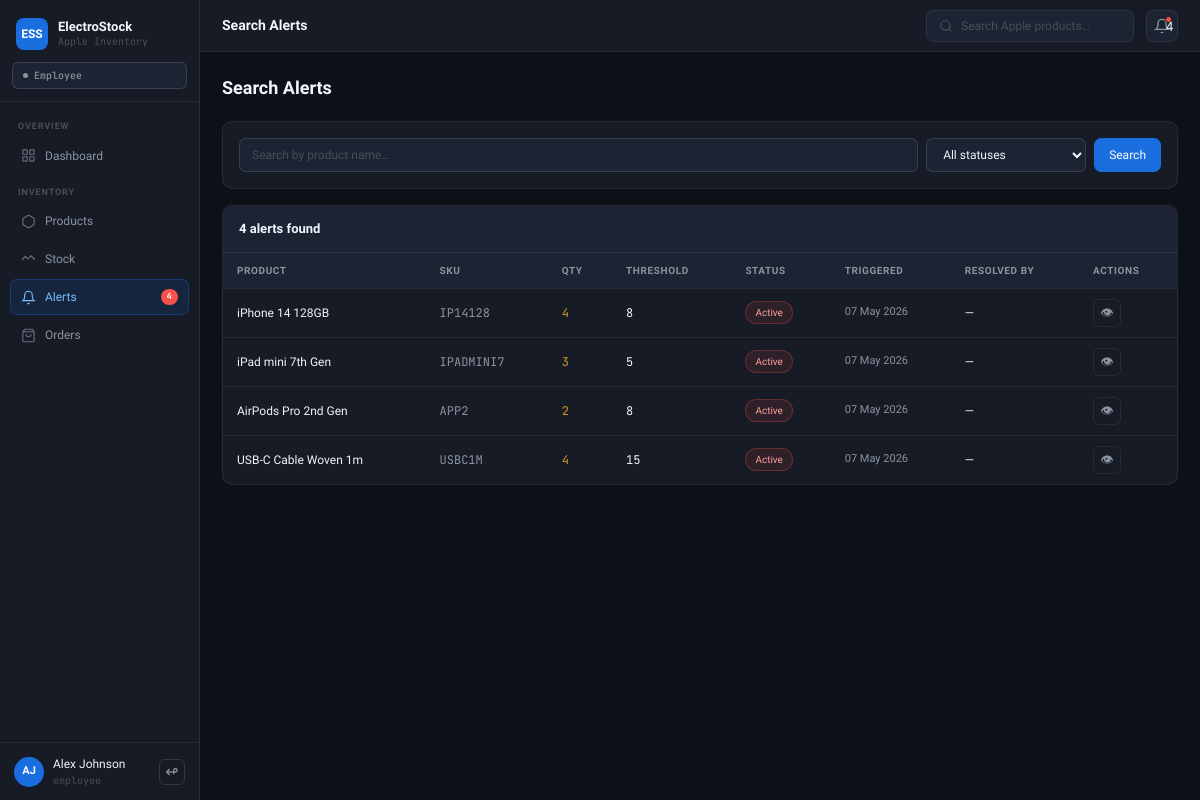
Screenshot of /monitoring/search.php (signed in) with the database file from the repository.
### tables this page shows
CREATE TABLE monitoring (
  id           INT AUTO_INCREMENT PRIMARY KEY,
  product_id   INT  NOT NULL UNIQUE,
  threshold    INT  NOT NULL DEFAULT 5,
  alert_status ENUM('active','resolved') NOT NULL DEFAULT 'active',
  alerted_at   TIMESTAMP DEFAULT CURRENT_TIMESTAMP,
  resolved_at  TIMESTAMP NULL,
  resolved_by  INT,
  FOREIGN KEY (product_id)  REFERENCES products(id) ON DELETE CASCADE,
  FOREIGN KEY (resolved_by) REFERENCES users(id)    ON DELETE SET NULL
);

CREATE TABLE products (
  id          INT AUTO_INCREMENT PRIMARY KEY,
  name        VARCHAR(150) NOT NULL UNIQUE,
  sku         VARCHAR(40)  NOT NULL UNIQUE,
  category    ENUM('iPhone','Mac','iPad','Watch','Accessory') NOT NULL,
  description TEXT,
  price       DECIMAL(10,2) NOT NULL,
  quantity    INT           NOT NULL DEFAULT 0,
  min_qty     INT           NOT NULL DEFAULT 5,
  supplier    VARCHAR(100)  DEFAULT 'Apple Inc.',
  is_active   TINYINT(1)   NOT NULL DEFAULT 1,
  added_by    INT,
  created_at  TIMESTAMP    DEFAULT CURRENT_TIMESTAMP,
  updated_at  TIMESTAMP    DEFAULT CURRENT_TIMESTAMP ON UPDATE CURRENT_TIMESTAMP,
  FOREIGN KEY (added_by) REFERENCES users(id) ON DELETE SET NULL
);

### auth/session.php (called while the page is built, shortened)
<?php
function h($s) { return htmlspecialchars((string)$s, ENT_QUOTES, 'UTF-8'); }

### monitoring/search.php (the view, shortened to what this page needs)
<?php
require_once "../includes/header.php";
$q      = trim($_GET["q"]      ?? "");
$where = ["1=1"]; $params = []; $types = "";
$sql = "SELECT m.*,p.name pname,p.quantity,p.sku,
               u.full_name rby
        FROM monitoring m
        JOIN products p ON p.id=m.product_id
        LEFT JOIN users u ON u.id=m.resolved_by
        WHERE ".implode(" AND ",$where)."
        ORDER BY m.alerted_at DESC";
if ($params) {
    $stmt = mysqli_prepare($conn,$sql);
    mysqli_stmt_bind_param($stmt,$types,...$params);
    mysqli_stmt_execute($stmt);
    $res = mysqli_stmt_get_result($stmt);
} else {
    $res = mysqli_query($conn,$sql);
}
$n = mysqli_num_rows($res);
?>
<div class="page-hdr"><h1>Search Alerts</h1></div>
<div class="card" style="margin-bottom:16px">
  <div class="card-body">
  <form method="GET" style="display:flex;gap:8px;flex-wrap:wrap">
    <input type="text" name="q" class="fc" placeholder="Search by product name…" value="<?= h($q) ?>" style="flex:1;min-width:180px">
    <select name="status" class="fc" style="width:160px">
      <option value="">All statuses</option>
    </select>
    <button class="btn btn-primary">Search</button>
  </form>
  </div>
</div>
<div class="card">
  <div class="card-hdr"><span class="card-title"><?= $n ?> alert<?= $n!==1?"s":"" ?> found</span></div>
  <table class="tbl">
    <thead><tr><th>Product</th><th>SKU</th><th>Qty</th><th>Threshold</th><th>Status</th><th>Triggered</th><th>Resolved by</th><th>Actions</th></tr></thead>
    <tbody>
    <?php $e=true; while($al=mysqli_fetch_assoc($res)): $e=false; ?>
    <tr>
      <td class="fw"><?= h($al["pname"]) ?></td>
      <td class="mono muted"><?= h($al["sku"]) ?></td>
      <td class="mono <?= $al["quantity"]==0?"c-red":"c-amber" ?>"><?= $al["quantity"] ?></td>
      <td class="mono"><?= $al["threshold"] ?></td>
      <td><span class="badge <?= $al["alert_status"]==="active"?"b-red":"b-green" ?>"><?= ucfirst($al["alert_status"]) ?></span></td>
      <td class="muted" style="font-size:11px"><?= date("d M Y",strtotime($al["alerted_at"])) ?></td>
      <td><?= h($al["rby"] ?? "—") ?></td>
      <td><div style="display:flex;gap:5px">
        <a href="view.php?id=<?= $al["id"] ?>" class="icon-btn" title="View">&#128065;</a>
      </div></td>
    </tr>
    <?php endwhile; if($e): ?>
    <tr><td colspan="8" style="text-align:center;padding:30px;color:var(--t3)">No alerts found.</td></tr>
    <?php endif; ?>
    </tbody>
  </table>
</div>
<?php require_once "../includes/footer.php"; ?>

### assets/style.css (style rules this page uses)
:root { --bg:#0D1117;--bg2:#161B26;--bg3:#1C2333;--bg4:#232B3E; --b:rgba(255,255,255,.07);--b2:rgba(255,255,255,.13); --t1:#F0F6FC;--t2:#8B949E;--t3:#484F58; --blue:#1A6EE0;--bbg:rgba(26,110,224,.13);--bbd:rgba(26,110,224,.3); --green:#3FB950;--gbg:rgba(63,185,80,.1);--gbd:rgba(63,185,80,.28); --amber:#D29922;--abg:rgba(210,153,34,.1);--abd:rgba(210,153,34,.28); --red:#F85149;--rbg:rgba(248,81,73,.1);--rbd:rgba(248,81,73,.28); --sb:200px;--tb:52px;--r:10px;--rs:7px;--rl:14px; --font:'Sora',sans-serif;--mono:'JetBrains Mono',monospace; }
* { box-sizing:border-box;margin:0;padding:0 }
body { font-family:var(--font);background:var(--bg);color:var(--t1);font-size:13px;line-height:1.5 }
a { text-decoration:none;color:inherit }
.page-hdr { display:flex;align-items:center;gap:12px;margin-bottom:20px }
.page-hdr h1 { font-size:18px;font-weight:600;flex:1 }
.c-amber { color:var(--amber) }
.card { background:var(--bg2);border:1px solid var(--b);border-radius:var(--r);overflow:hidden;margin-bottom:16px }
.card-hdr { display:flex;align-items:center;gap:10px;padding:13px 16px;border-bottom:1px solid var(--b);background:var(--bg3) }
.card-title { font-size:13px;font-weight:600;flex:1 }
.card-body { padding:16px }
.tbl { width:100%;border-collapse:collapse }
.tbl th { font-size:10px;font-weight:600;color:var(--t2);text-transform:uppercase;letter-spacing:.06em;padding:10px 14px;border-bottom:1px solid var(--b);text-align:left;white-space:nowrap;background:var(--bg3) }
.tbl td { padding:10px 14px;border-bottom:1px solid var(--b);font-size:12px;vertical-align:middle }
.tbl tbody tr:last-child td { border-bottom:none }
.fw { font-weight:500 }
.mono { font-family:var(--mono) }
.muted { color:var(--t2) }
.badge { display:inline-block;font-size:10px;font-weight:500;padding:3px 9px;border-radius:20px;border:1px solid;white-space:nowrap }
.b-red { background:var(--rbg);color:#ffa198;border-color:var(--rbd) }
.btn { display:inline-flex;align-items:center;justify-content:center;gap:7px;padding:7px 14px;border-radius:var(--rs);font-size:12px;font-weight:500;cursor:pointer;border:1px solid transparent;font-family:var(--font);transition:all .12s;white-space:nowrap;text-decoration:none }
.btn-primary { background:var(--blue);color:#fff;border-color:var(--blue) }
.icon-btn { width:28px;height:28px;border-radius:6px;border:1px solid var(--b);background:transparent;display:inline-flex;align-items:center;justify-content:center;cursor:pointer;color:var(--t2);font-size:13px;text-decoration:none;transition:all .12s }
.fc { width:100%;padding:8px 12px;background:var(--bg3);border:1px solid var(--b2);border-radius:var(--rs);font-size:12px;color:var(--t1);font-family:var(--font);outline:none;transition:border-color .12s }
.fc::placeholder { color:var(--t3) }
select.fc option { background:var(--bg3) }

### rows the page displays
monitoring: product.name "iPhone 14 128GB", product.sku "IP14128", product.quantity "4", threshold "8", alert_status "Active", alerted_at "07 May 2026", rby "—"
monitoring: product.name "iPad mini 7th Gen", product.sku "IPADMINI7", product.quantity "3", threshold "5", alert_status "Active", alerted_at "07 May 2026", rby "—"
monitoring: product.name "AirPods Pro 2nd Gen", product.sku "APP2", product.quantity "2", threshold "8", alert_status "Active", alerted_at "07 May 2026", rby "—"
monitoring: product.name "USB-C Cable Woven 1m", product.sku "USBC1M", product.quantity "4", threshold "15", alert_status "Active", alerted_at "07 May 2026", rby "—"

### other values shown
$ac "4"
initials() "AJ"
$_SESSION['name'] "Alex Johnson"
$_SESSION['role'] "employee"
$t "Search Alerts"
$_ac "4"
$n "4"
